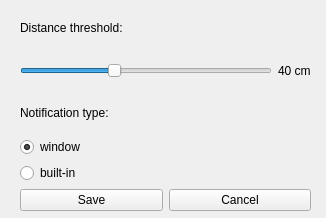
<?xml version="1.0" encoding="UTF-8"?>
<ui version="4.0">
 <class>SettingsWindow</class>
 <widget class="QMainWindow" name="SettingsWindow">
  <property name="geometry">
   <rect>
    <x>0</x>
    <y>0</y>
    <width>326</width>
    <height>218</height>
   </rect>
  </property>
  <property name="sizePolicy">
   <sizepolicy hsizetype="Expanding" vsizetype="Preferred">
    <horstretch>0</horstretch>
    <verstretch>0</verstretch>
   </sizepolicy>
  </property>
  <property name="windowTitle">
   <string>Settings</string>
  </property>
  <widget class="QWidget" name="centralwidget">
   <property name="sizePolicy">
    <sizepolicy hsizetype="Expanding" vsizetype="Preferred">
     <horstretch>0</horstretch>
     <verstretch>0</verstretch>
    </sizepolicy>
   </property>
   <widget class="QWidget" name="verticalLayoutWidget">
    <property name="geometry">
     <rect>
      <x>20</x>
      <y>10</y>
      <width>291</width>
      <height>201</height>
     </rect>
    </property>
    <layout class="QVBoxLayout" name="verticalLayout">
     <item>
      <widget class="QLabel" name="label_2">
       <property name="text">
        <string>Distance threshold:</string>
       </property>
      </widget>
     </item>
     <item>
      <layout class="QHBoxLayout" name="horizontalLayout">
       <item>
        <widget class="QSlider" name="distanceSelector">
         <property name="minimum">
          <number>5</number>
         </property>
         <property name="maximum">
          <number>100</number>
         </property>
         <property name="value">
          <number>40</number>
         </property>
         <property name="orientation">
          <enum>Qt::Horizontal</enum>
         </property>
        </widget>
       </item>
       <item>
        <widget class="QLabel" name="distanceLabel">
         <property name="text">
          <string>40 cm</string>
         </property>
        </widget>
       </item>
      </layout>
     </item>
     <item>
      <widget class="QLabel" name="label_3">
       <property name="text">
        <string>Notification type:</string>
       </property>
      </widget>
     </item>
     <item>
      <widget class="QRadioButton" name="windowOption">
       <property name="text">
        <string>window</string>
       </property>
       <property name="checked">
        <bool>true</bool>
       </property>
      </widget>
     </item>
     <item>
      <widget class="QRadioButton" name="builtinOption">
       <property name="text">
        <string>built-in</string>
       </property>
      </widget>
     </item>
     <item>
      <layout class="QHBoxLayout" name="horizontalLayout_2">
       <item>
        <widget class="QPushButton" name="saveBtn">
         <property name="text">
          <string>Save</string>
         </property>
        </widget>
       </item>
       <item>
        <widget class="QPushButton" name="cancelBtn">
         <property name="text">
          <string>Cancel</string>
         </property>
        </widget>
       </item>
      </layout>
     </item>
    </layout>
   </widget>
  </widget>
 </widget>
 <resources/>
 <connections/>
</ui>
